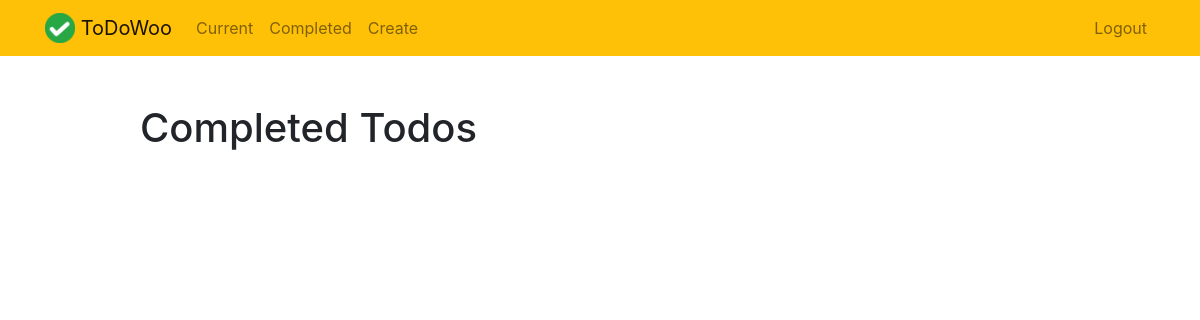
Before: /completed/ (signed in) with the older database file.
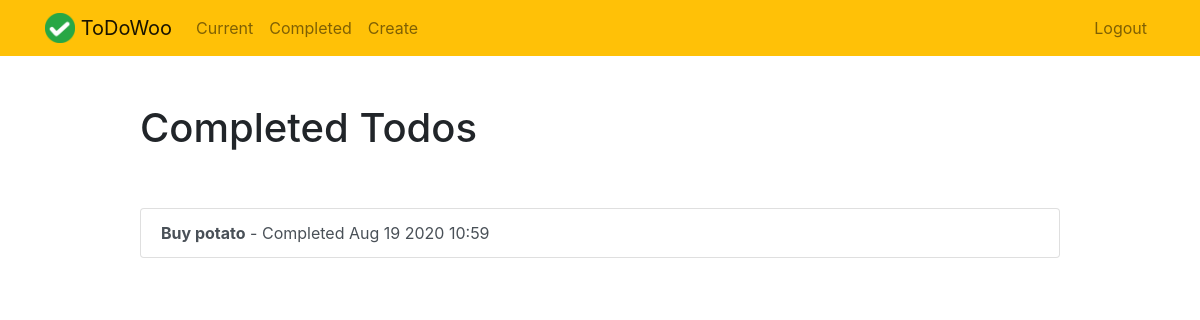
After: the same page with the newer database file.
### todo/models.py (models this page shows, shortened)
class Todo(models.Model):
    title = models.CharField(max_length=100)
    memo = models.TextField(blank=True)
    created = models.DateTimeField(auto_now_add=True)
    datecompleted = models.DateTimeField(null=True, blank=True)
    important = models.BooleanField(default=False)
    user = models.ForeignKey(User, on_delete=models.CASCADE)

### todo/views.py (the view)
# urls.py: path('completed/', views.completedtodos, name='completedtodos'),
@login_required
def completedtodos(request):
    todos = Todo.objects.filter(user=request.user, datecompleted__isnull=False).order_by('-datecompleted')
    return render(request, 'todo/completedtodos.html', {'todos':todos})

### todo/templates/todo/completedtodos.html
{% extends "todo/base.html" %}
{% block content %}
    <div class="row justify-content-center mt-5">
        <div class="col-md-10">
            <h1>Completed Todos</h1>
        </div>
    </div>
    <div class="row justify-content-center mt-5">
        <div class="col-md-10">
            <div class="list-group">
                {% for todo in todos %}
                    <a href="{% url 'viewtodo' todo.id %}" class="list-group-item list-group-item-action{% if todo.important %} list-group-item-danger{% endif %}">
                      <b>{{ todo.title }}</b> - Completed {{ todo.datecompleted|date:'M j Y H:i' }}
                    </a>
                {% endfor %}
            </div>
        </div>
    </div>
{% endblock %}

### todo/templates/todo/base.html (shortened to what this page needs)
{% load static %}
<!doctype html>
<html lang="en">
<head>
    <link rel="stylesheet" href="https://stackpath.bootstrapcdn.com/bootstrap/4.4.1/css/bootstrap.min.css">
</head>
<body>
<nav class="navbar navbar-expand-md navbar-light bg-warning">
<div class="container">
    <a class="navbar-brand" href="{% url 'home' %}">
         <img src="{% static 'todo/logo.png' %}" width="30" height="30" class="d-inline-block align-top">
        <span>ToDoWoo</span>
    </a>
    <div class="collapse navbar-collapse" id="navbarNav">
    {% if user.is_authenticated %}
        <ul class="navbar-nav mr-auto">
                <li class="nav-item {{ current }}">
                    <a class="nav-link" href="{% url 'currenttodos' %}">Current</a>
                </li>
                <li class="nav-item {{ completed }}">
                    <a class="nav-link" href="{% url 'completedtodos' %}">Completed</a>
                </li>
                <li class="nav-item {{ create }}">
                    <a class="nav-link" href="{% url 'createtodo' %}">Create</a>
                </li>
        </ul>
    {% endif %}
    <ul class="navbar-nav ml-auto">
            {% if user.is_authenticated %}
                <li class="nav-item">
                    <a href="#" onclick="$('#signOutBtn').click()" class="nav-link">Logout</a>
                </li>
            {% endif %}
        </ul>
    </div>
</div>
</nav>
<div class="container">
{% block content %}{% endblock %}
</div>
</body>
</html>

Changed rows visible on the page:
now on this page (row edited): Todo: title "Buy potato", datecompleted "Aug 19 2020 10:59"
